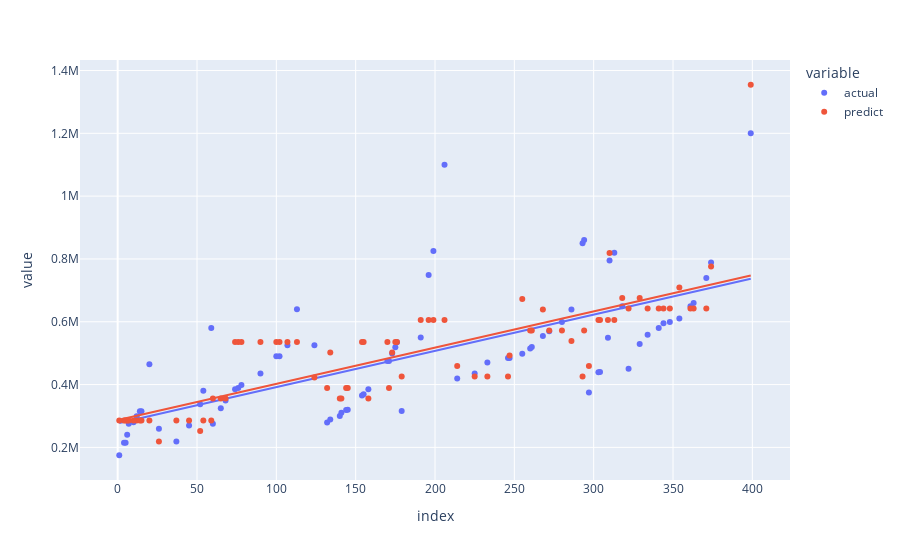

The notebook cell saved with this chart:
### Code cell
px.scatter(test_predict_df,trendline='ols')
